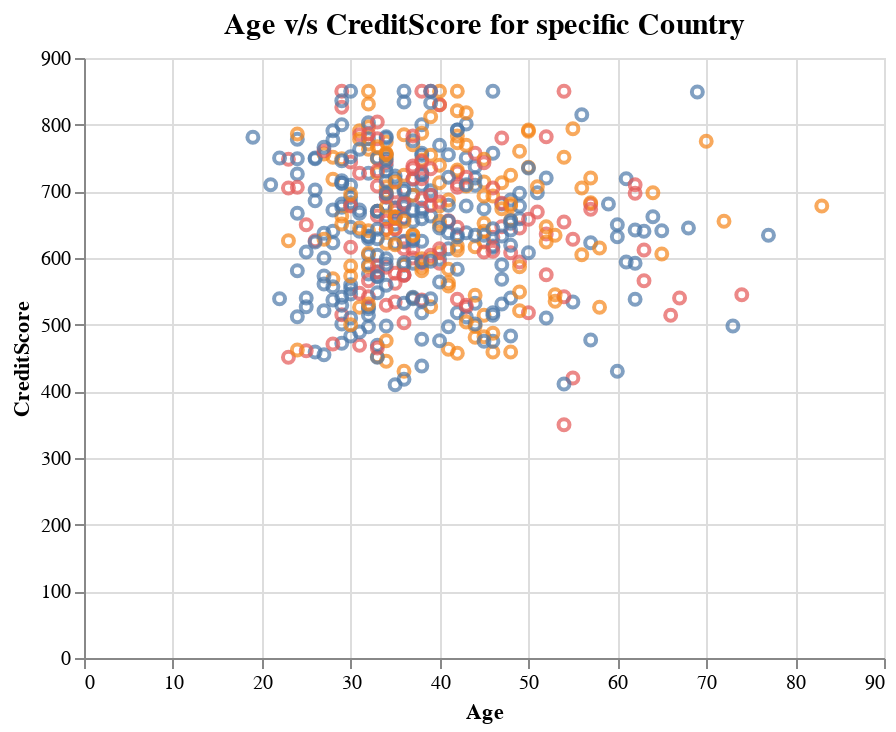

Notebook cell for this chart:
### Code cell
input_dropdown = alt.binding_select(options=['Germany','Spain','France'])  # Creates a drop down box
                                                                           # for selecting a single item from a list
selection = alt.selection_single(fields=['Geography'], bind=input_dropdown, name='Country')
color = alt.condition(selection,
                    alt.Color('Geography:N', legend=None),
                    alt.value('lightgray'))

Chart=alt.Chart(again_smaller).mark_point().encode(
    x='Age:Q',
    y='CreditScore:Q',
    color=color,
    tooltip='Name:N'
).add_selection(
    selection
).transform_filter(
    selection
).properties(
    title='Age v/s CreditScore for specific Country'   # chart title
)


Chart.configure_title(   # chart title configuration 
    fontSize=15,
    font='Courier',
    anchor='middle',
    color='black'
)

### Figure 1 — Vega-Lite specification as saved in the notebook (floating-point values rounded to 4 significant figures; data arrays with more than 128 entries replaced by an {"elided": "..."} marker saying what was removed)
{"config": {"view": {"continuousWidth": 400, "continuousHeight": 300}, "title": {"anchor": "middle", "color": "black", "font": "Courier", "fontSize": 15}}, "data": {"name": "data-16f9604a867ff73f56b3204a710d7822"}, "mark": "point", "encoding": {"color": {"condition": {"type": "nominal", "field": "Geography", "legend": null, "selection": "Country"}, "value": "lightgray"}, "tooltip": {"type": "nominal", "field": "Name"}, "x": {"type": "quantitative", "field": "Age"}, "y": {"type": "quantitative", "field": "CreditScore"}}, "selection": {"Country": {"type": "single", "fields": ["Geography"], "bind": {"input": "select", "options": ["Germany", "Spain", "France"]}}}, "title": "Age v/s CreditScore for specific Country", "transform": [{"filter": {"selection": "Country"}}], "$schema": "https://vega.github.io/schema/vega-lite/v4.8.1.json", "datasets": {"data-16f9604a867ff73f56b3204a710d7822": {"elided": "494 records"}}}
